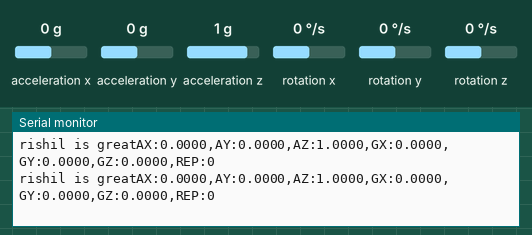
Recording of a sketch running on a simulated Arduino Nano 33 IoT. On the bench: the last lines printed to the serial monitor. The test bench sets the inputs (shaded band); at power-on: acceleration x 0 g, acceleration y 0 g, acceleration z 1 g, rotation x 0 °/s, rotation y 0 °/s, rotation z 0 °/s. Nothing arrives over Bluetooth unless stated.

Above: at 5.7 s.
5.8 s: acceleration x set to -1.4 g
At 6.6 s:
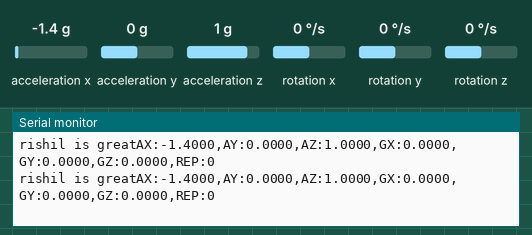
8.8 s: acceleration y set to -1.4 g
At 9.9 s:
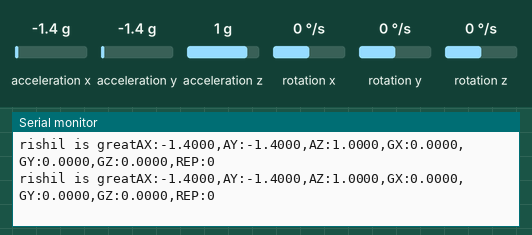
10.3 s: acceleration z set to -1.4 g
At 11.4 s:
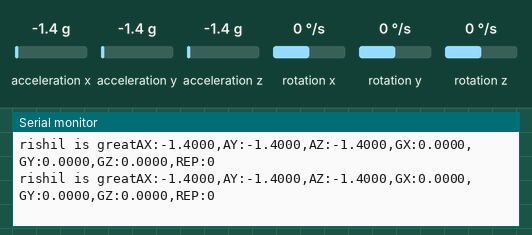
11.8 s: rotation x set to -192 °/s
At 12.4 s:
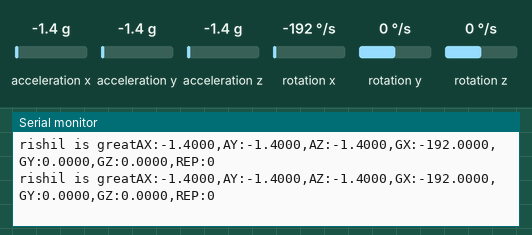
13.3 s: rotation y set to -192 °/s
At 14.2 s:
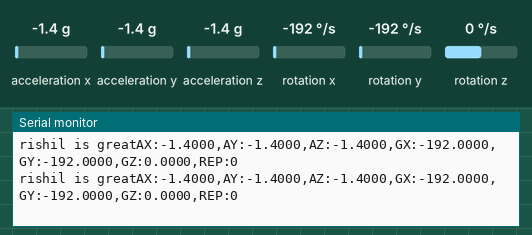

The sketch:

xiao_tracker_legacy.ino
```cpp
/*
 ==============================================================
 XIAO nRF52840 Sense - Phase 1 Workout Tracker
 ==============================================================
 Features:
   - Accelerometer AX / AY / AZ
   - Gyroscope GX / GY / GZ
   - 50 Hz sampling
   - Gyroscope startup calibration
   - Serial Monitor / Serial Plotter
   - Bluetooth Low Energy
   - 16-byte binary motion packet
   - Rep counting on the XIAO
   - BLE rep-count notifications

 Board:
   Seeed Studio XIAO nRF52840 Sense

 Libraries:
   Seeed Arduino LSM6DS3
   ArduinoBLE

 IMPORTANT:
   Keep the XIAO completely still for ~3 seconds after startup
   while the gyroscope calibrates.
 ==============================================================
*/

#include <ArduinoBLE.h>
#include <LSM6DS3.h>
#include <Wire.h>
#include <math.h>

// ============================================================
// IMU
// ============================================================

LSM6DS3 myIMU(I2C_MODE, 0x6A);

// ============================================================
// SAMPLING
// ============================================================

const uint32_t SAMPLE_RATE_HZ = 50;
const uint32_t SAMPLE_INTERVAL_US = 1000000UL / SAMPLE_RATE_HZ;

uint32_t previousSampleUs = 0;

// ============================================================
// SERIAL OPTIONS
// ============================================================

// false = ideal for Serial Plotter
// true  = adds timestamp to Serial output
//
// The BLE packet ALWAYS contains timestamp regardless.
const bool SERIAL_SHOW_TIME = false;

// ============================================================
// BLE UUIDs
// ============================================================
//
// Motion characteristic:
//     16-byte motion packet
//
// Rep characteristic:
//     2-byte rep count
//

#define SERVICE_UUID "6F4C0001-B5A3-F393-E0A9-E50E24DCCA9E"
#define MOTION_CHAR_UUID "6F4C0002-B5A3-F393-E0A9-E50E24DCCA9E"
#define REP_CHAR_UUID "6F4C0003-B5A3-F393-E0A9-E50E24DCCA9E"

BLEService workoutService(SERVICE_UUID);

BLECharacteristic motionCharacteristic(
    MOTION_CHAR_UUID,
    BLERead | BLENotify,
    16
);

BLECharacteristic repCharacteristic(
    REP_CHAR_UUID,
    BLERead | BLENotify,
    2
);

// ============================================================
// BLE MOTION PACKET
// ============================================================
//
// 16 bytes:
//
// Timestamp = 4 bytes
// AX        = 2 bytes
// AY        = 2 bytes
// AZ        = 2 bytes
// GX        = 2 bytes
// GY        = 2 bytes
// GZ        = 2 bytes
//
// Accelerometer:
//     g × 1000
//
// Gyroscope:
//     degrees/sec × 10
//
// Example:
//
// AX = 0.068g
//
// transmitted:
//
// 0.068 × 1000 = 68
//
// ============================================================

struct __attribute__((packed)) MotionPacket {
  uint32_t timestamp;
  int16_t ax;
  int16_t ay;
  int16_t az;
  int16_t gx;
  int16_t gy;
  int16_t gz;
};

// ============================================================
// GYROSCOPE CALIBRATION
// ============================================================

const int CALIBRATION_SAMPLES = 150;

float gyroBias[3] = {0, 0, 0};
float gyroNoise[3] = {0, 0, 0};

// ============================================================
// GYROSCOPE FILTER
// ============================================================

float filteredGyro[3] = {0, 0, 0};

// Higher = smoother
const float FILTER_ALPHA = 0.70;

// ============================================================
// REP DETECTION
// ============================================================

enum RepState {
  WAITING_FOR_MOVEMENT,
  MOVING_UP,
  MOVING_DOWN
};

RepState repState = WAITING_FOR_MOVEMENT;

uint16_t repCount = 0;

// Axis selected for current repetition:
// 0 = GX, 1 = GY, 2 = GZ
int activeAxis = -1;

// Direction of first half of rep
int upDirection = 1;

// Thresholds calculated from startup sensor noise
float startThreshold[3];
float stopThreshold[3];

// Timing
uint32_t repStartTime = 0;
uint32_t phaseStartTime = 0;

// Movement peaks
float peakUp = 0;
float peakDown = 0;

// Detection counters
int movementConfirm = 0;
int reverseConfirm = 0;
int stableConfirm = 0;
int candidateAxis = -1;
int candidateDirection = 1;

// Require several consecutive samples
const int START_CONFIRM_SAMPLES = 3;
const int REVERSE_CONFIRM_SAMPLES = 3;
const int STABLE_CONFIRM_SAMPLES = 5;

// Timing protection
const uint32_t MIN_PHASE_TIME_MS = 250;
const uint32_t MIN_REP_TIME_MS = 700;
const uint32_t MAX_REP_TIME_MS = 10000;

// ============================================================
// UTILITY
// ============================================================

int16_t safeInt16(float value) {
  if (value > 32767.0) return 32767;
  if (value < -32768.0) return -32768;
  return (int16_t)round(value);
}

// ============================================================
// GYROSCOPE CALIBRATION
// ============================================================

void calibrateGyroscope() {
  Serial.println();
  Serial.println("================================");
  Serial.println("GYROSCOPE CALIBRATION");
  Serial.println("Keep XIAO completely still...");
  Serial.println("================================");

  double sum[3] = {0, 0, 0};
  double sumSquares[3] = {0, 0, 0};

  for (int i = 0; i < CALIBRATION_SAMPLES; i++) {
    float gx = myIMU.readFloatGyroX();
    float gy = myIMU.readFloatGyroY();
    float gz = myIMU.readFloatGyroZ();

    float values[3] = {gx, gy, gz};

    for (int axis = 0; axis < 3; axis++) {
      sum[axis] += values[axis];
      sumSquares[axis] += values[axis] * values[axis];
    }
    delay(20);
  }

  for (int axis = 0; axis < 3; axis++) {
    gyroBias[axis] = sum[axis] / CALIBRATION_SAMPLES;
    float variance = (sumSquares[axis] / CALIBRATION_SAMPLES) - gyroBias[axis] * gyroBias[axis];
    if (variance < 0) variance = 0;
    gyroNoise[axis] = sqrt(variance);

    startThreshold[axis] = max(1.0f, gyroNoise[axis] * 6.0f);
    stopThreshold[axis] = max(0.35f, gyroNoise[axis] * 2.5f);
  }

  Serial.println();
  Serial.println("Calibration complete.");

  Serial.print("GX bias: ");
  Serial.println(gyroBias[0], 3);
  Serial.print("GY bias: ");
  Serial.println(gyroBias[1], 3);
  Serial.print("GZ bias: ");
  Serial.println(gyroBias[2], 3);

  Serial.println();
  Serial.print("GX rep threshold: ");
  Serial.println(startThreshold[0], 3);
  Serial.print("GY rep threshold: ");
  Serial.println(startThreshold[1], 3);
  Serial.print("GZ rep threshold: ");
  Serial.println(startThreshold[2], 3);
  Serial.println();
}

// ============================================================
// SEND REP COUNT OVER BLE
// ============================================================

void sendRepCount() {
  uint8_t repBytes[2];
  repBytes[0] = (uint8_t)(repCount & 0xFF);
  repBytes[1] = (uint8_t)((repCount >> 8) & 0xFF);

  repCharacteristic.writeValue(repBytes, 2);

  Serial.println();
  Serial.print(">>>> REP COUNT = ");
  Serial.println(repCount);
  Serial.println();
}

// ============================================================
// RESET REP DETECTOR
// ============================================================

void resetRepDetector() {
  repState = WAITING_FOR_MOVEMENT;
  activeAxis = -1;
  movementConfirm = 0;
  reverseConfirm = 0;
  stableConfirm = 0;
  candidateAxis = -1;
  peakUp = 0;
  peakDown = 0;
}

// ============================================================
// REP DETECTOR
// ============================================================

void updateRepCounter(float gyro[3]) {
  uint32_t now = millis();

  if (repState == WAITING_FOR_MOVEMENT) {
    int strongestAxis = -1;
    float strongestScore = 0;

    for (int axis = 0; axis < 3; axis++) {
      float score = fabs(gyro[axis]) / startThreshold[axis];
      if (score > strongestScore) {
        strongestScore = score;
        strongestAxis = axis;
      }
    }

    if (strongestAxis >= 0 && strongestScore >= 1.0) {
      int direction = gyro[strongestAxis] >= 0 ? 1 : -1;

      if (strongestAxis == candidateAxis && direction == candidateDirection) {
        movementConfirm++;
      } else {
        candidateAxis = strongestAxis;
        candidateDirection = direction;
        movementConfirm = 1;
      }

      if (movementConfirm >= START_CONFIRM_SAMPLES) {
        activeAxis = candidateAxis;
        upDirection = candidateDirection;
        repState = MOVING_UP;
        repStartTime = now;
        phaseStartTime = now;
        peakUp = fabs(gyro[activeAxis]);
        reverseConfirm = 0;
        stableConfirm = 0;
      }
    } else {
      movementConfirm = 0;
      candidateAxis = -1;
    }
    return;
  }

  float velocity = gyro[activeAxis] * upDirection;

  if (repState == MOVING_UP) {
    if (velocity > peakUp) peakUp = velocity;

    if (velocity < -startThreshold[activeAxis]) {
      reverseConfirm++;
    } else {
      reverseConfirm = 0;
    }

    if (reverseConfirm >= REVERSE_CONFIRM_SAMPLES && now - phaseStartTime >= MIN_PHASE_TIME_MS) {
      repState = MOVING_DOWN;
      phaseStartTime = now;
      peakDown = velocity;
      stableConfirm = 0;
      return;
    }

    if (now - repStartTime > MAX_REP_TIME_MS) {
      resetRepDetector();
    }
    return;
  }

  if (repState == MOVING_DOWN) {
    if (velocity < peakDown) peakDown = velocity;

    if (fabs(velocity) < stopThreshold[activeAxis]) {
      stableConfirm++;
    } else {
      stableConfirm = 0;
    }

    bool validTiming = (now - repStartTime >= MIN_REP_TIME_MS) && (now - phaseStartTime >= MIN_PHASE_TIME_MS);
    bool validDirection = (peakUp >= startThreshold[activeAxis]) && (peakDown <= -startThreshold[activeAxis]);

    if (stableConfirm >= STABLE_CONFIRM_SAMPLES && validTiming && validDirection) {
      repCount++;
      sendRepCount();
      resetRepDetector();
      return;
    }

    if (now - repStartTime > MAX_REP_TIME_MS) {
      resetRepDetector();
    }
  }
}

// ============================================================
// SETUP
// ============================================================

void setup() {
  Serial.begin(115200);
  delay(1500);

  Serial.println();
  Serial.println("===============================");
  Serial.println("XIAO WORKOUT TRACKER");
  Serial.println("Phase 1 Integrated Firmware");
  Serial.println("===============================");

  if (myIMU.begin() != 0) {
    Serial.println("ERROR: IMU failed.");
    while (1) { delay(1000); }
  }

  Serial.println("IMU OK");

  calibrateGyroscope();

  if (!BLE.begin()) {
    Serial.println("ERROR: BLE failed.");
    while (1) { delay(1000); }
  }

  BLE.setLocalName("XIAO-Workout");
  BLE.setAdvertisedService(workoutService);
  workoutService.addCharacteristic(motionCharacteristic);
  workoutService.addCharacteristic(repCharacteristic);
  BLE.addService(workoutService);

  uint8_t initialRep[2] = {0, 0};
  repCharacteristic.writeValue(initialRep, 2);

  BLE.advertise();

  Serial.println();
  Serial.println("BLE advertising...");
  Serial.print("BLE address: ");
  Serial.println(BLE.address());

  Serial.println();
  Serial.println("Ready.");
  Serial.println();

  previousSampleUs = micros();
}

// ============================================================
// MAIN LOOP
// ============================================================

void loop() {
  BLE.poll();

  uint32_t currentUs = micros();

  if (currentUs - previousSampleUs < SAMPLE_INTERVAL_US) {
    return;
  }

  previousSampleUs += SAMPLE_INTERVAL_US;

  if (currentUs - previousSampleUs > SAMPLE_INTERVAL_US * 4) {
    previousSampleUs = currentUs;
  }

  float ax = myIMU.readFloatAccelX();
  float ay = myIMU.readFloatAccelY();
  float az = myIMU.readFloatAccelZ();

  float gxRaw = myIMU.readFloatGyroX();
  float gyRaw = myIMU.readFloatGyroY();
  float gzRaw = myIMU.readFloatGyroZ();

  float gx = gxRaw - gyroBias[0];
  float gy = gyRaw - gyroBias[1];
  float gz = gzRaw - gyroBias[2];

  float gyroCorrected[3] = {gx, gy, gz};

  for (int axis = 0; axis < 3; axis++) {
    filteredGyro[axis] = FILTER_ALPHA * filteredGyro[axis] + (1.0 - FILTER_ALPHA) * gyroCorrected[axis];
  }

  updateRepCounter(filteredGyro);

  if (SERIAL_SHOW_TIME) {
    Serial.print("Time:");
    Serial.print(millis());
    Serial.print(",");
  }

  Serial.print("AX:"); Serial.print(ax, 4);
  Serial.print(",AY:"); Serial.print(ay, 4);
  Serial.print(",AZ:"); Serial.print(az, 4);
  Serial.print(",GX:"); Serial.print(gx, 4);
  Serial.print(",GY:"); Serial.print(gy, 4);
  Serial.print(",GZ:"); Serial.print(gz, 4);
  Serial.print(",REP:"); Serial.println(repCount);
  Serial.print("rishil is great");

  MotionPacket packet;
  packet.timestamp = millis();

  packet.ax = safeInt16(ax * 1000.0);
  packet.ay = safeInt16(ay * 1000.0);
  packet.az = safeInt16(az * 1000.0);

  packet.gx = safeInt16(gx * 10.0);
  packet.gy = safeInt16(gy * 10.0);
  packet.gz = safeInt16(gz * 10.0);

  motionCharacteristic.writeValue((uint8_t *)&packet, sizeof(packet));
}
```

Measured:
- after the input at 5.8 s, the serial monitor: prints a new line at once (image 1)
- after the input at 8.8 s, the serial monitor: prints a new line at once (image 2)
- after the input at 10.3 s, the serial monitor: prints a new line at once (image 3)
- after the input at 11.8 s, the serial monitor: prints a new line at once (image 4)
- after the input at 13.3 s, the serial monitor: prints a new line at once (image 5)
